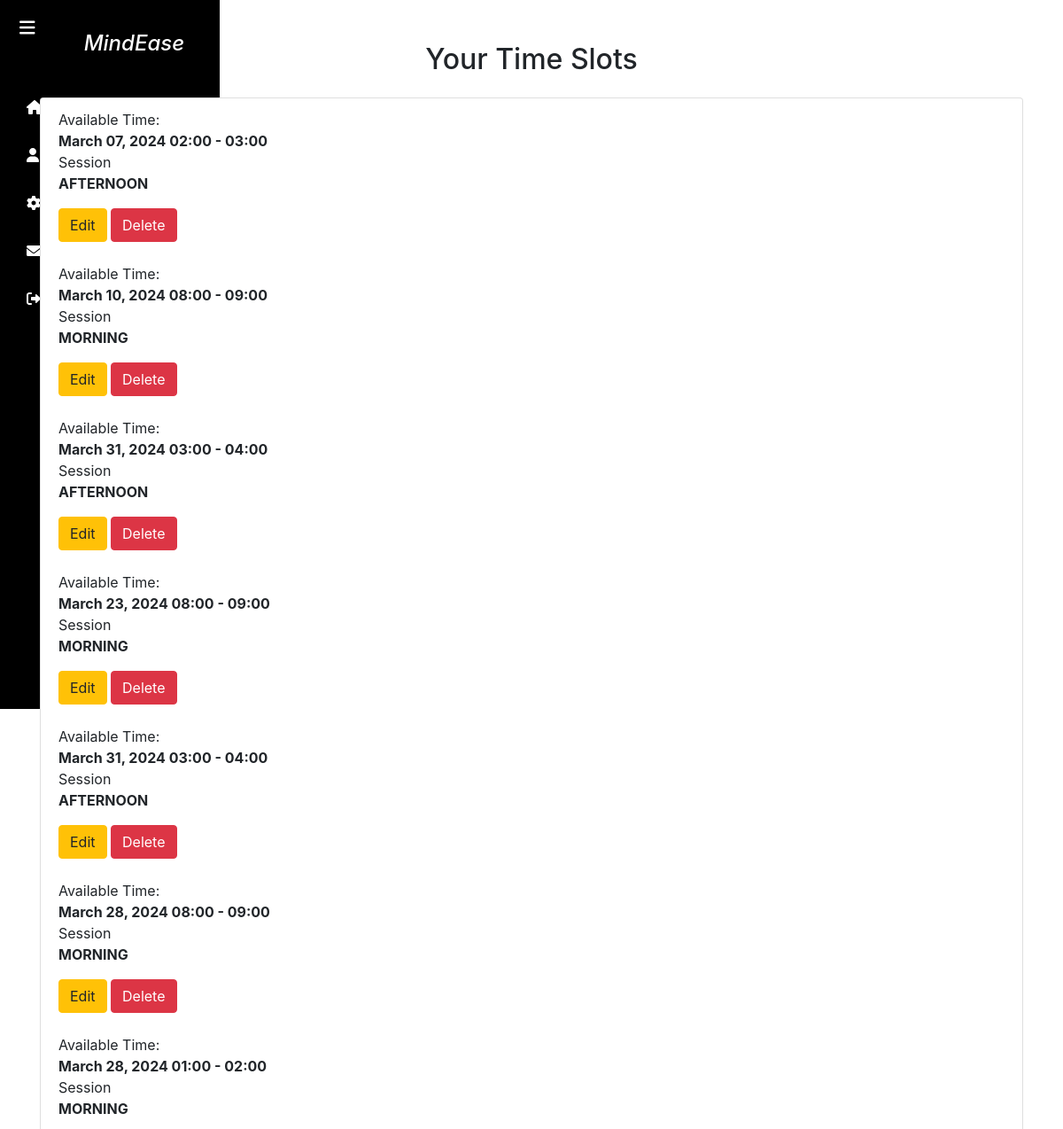
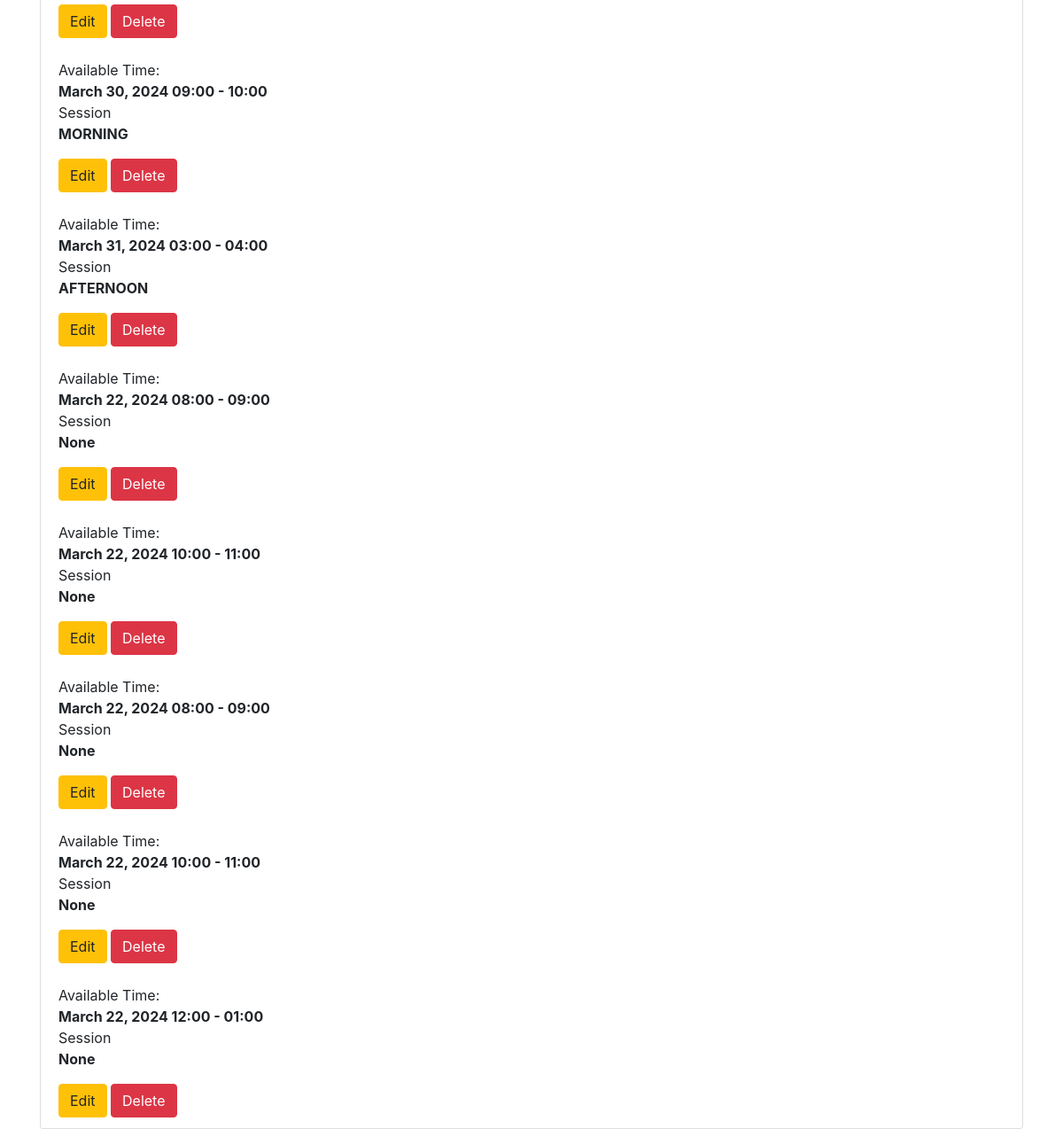
The page /new_view_time_slots/ (signed in) on the database its author committed (2 pictures, top to bottom).
### app1/models.py (models this page shows, shortened)
class TimeSlot(models.Model):
    class SessionType(models.TextChoices):
        MORNING = "MORNING", "Morning Session"
        AFTERNOON = "AFTERNOON", "Afternoon Session"
    TIME_SLOTS = [
        ("8-9", "8:00 AM - 9:00 AM"),
        ("9-10", "9:00 AM - 10:00 AM"),
        ("10-11", "10:00 AM - 11:00 AM"),
        ("12-1", "12:00 PM - 1:00 PM"),
        ("1-2", "1:00 PM - 2:00 PM"),
        ("2-3", "2:00 PM - 3:00 PM"),
        ("3-4", "3:00 PM - 4:00 PM"),
    ]
    therapist = models.ForeignKey(User, on_delete=models.CASCADE, related_name='available_time_slots')
    time_slot = models.CharField(max_length=5, choices=TIME_SLOTS, null=True)
    start_time = models.DateTimeField()
    end_time = models.DateTimeField()
    session_type = models.CharField(max_length=50, choices=SessionType.choices, null=True)
    is_booked = models.BooleanField(default=False)

### app1/views.py (the view)
# urls.py: path('new_view_time_slots/', views.new_view_time_slots, name='new_view_time_slots'),
@login_required
def new_view_time_slots(request):
    if request.user.role != 'THERAPIST':
        return redirect('home')  # Redirect to the home page if the user is not a therapist
    time_slots = TimeSlot.objects.filter(therapist=request.user)
    selected_time_slot_id = request.GET.get('selected_time_slot_id')  # Get the selected time slot ID from the query parameters
    selected_time_slot = None
    if selected_time_slot_id:
        try:
            selected_time_slot = TimeSlot.objects.get(id=selected_time_slot_id, therapist=request.user)
        except TimeSlot.DoesNotExist:
            selected_time_slot = None
    return render(request, 'new_view_time_slots.html', {'time_slots': time_slots, 'selected_time_slot': selected_time_slot})

### templates/new_view_time_slots.html (shortened to what this page needs)
<!DOCTYPE html>
<html lang="en">
<head>
  <link href="https://cdn.jsdelivr.net/npm/bootstrap@5.3.0/dist/css/bootstrap.min.css" rel="stylesheet">
  <link href="https://cdnjs.cloudflare.com/ajax/libs/font-awesome/6.0.0/css/all.min.css" rel="stylesheet">
</head>
<body>
  <div class="wrapper">
    <nav id="sidebar">
      <div class="sidebar-header">
        <strong><i><h3 id="brand">&nbsp;&nbsp;&nbsp;&nbsp;&nbsp;&nbsp;&nbsp;MindEase</h3></i></strong>
      </div>
      <div id="sidebar-content">
        <ul class="list-unstyled components">
          <li>
            <a href="/Tdash" class="sidebar-link">
              <i class="fas fa-home"></i> <span class="sidebar-content-text">Home</span>
            </a>
          </li>
          <li>
            <a href="#" class="sidebar-link">
              <i class="fas fa-user"></i> <span class="sidebar-content-text">Profile</span>
            </a>
          </li>
          <li>
            <a href="#" class="sidebar-link">
              <i class="fas fa-cog"></i> <span class="sidebar-content-text">Settings</span>
            </a>
          </li>
          <li>
            <a href="#" class="sidebar-link">
              <i class="fas fa-envelope"></i> <span class="sidebar-content-text">Messages</span>
            </a>
          </li>
          <li>
            <a href="{% url 'logout' %}" class="sidebar-link">
              <i class="fas fa-sign-out-alt"></i> <span class="sidebar-content-text">Logout</span>
            </a>
          </li>
        </ul>
      </div>
      <button type="button" id="sidebarCollapse" class="btn btn-dark">
        <i class="fas fa-bars"></i>
      </button>
    </nav>
<!DOCTYPE html>
<html lang="en">
<head>
    <link rel="stylesheet" href="https://stackpath.bootstrapcdn.com/bootstrap/4.3.1/css/bootstrap.min.css">
</head>
<body>
    <div class="container mt-5">
        <h2 class="text-center mb-4">Your Time Slots</h2>
        <div class="list-group">
            {% for time_slot in time_slots %}
                <div id="timeSlot{{ time_slot.id }}" class="list-group-item">
                    <div class="time-range-box">Available Time: <br>
                        <strong>{{ time_slot.start_time|date:'F d, Y H:i' }} - {{ time_slot.end_time|date:'H:i' }}</strong>
                    </div>
                    <div class="time-range-box">Session <br> <strong>{{ time_slot.session_type }}</strong></div>
                    <div class="mt-3">
                        <a href="{% url 'edit_time_slot' time_slot.id %}" class="btn btn-warning">Edit</a>
                        <a href="{% url 'delete_time_slot' time_slot.id %}" class="btn btn-danger">Delete</a>
                    </div>
                </div>
            {% endfor %}
        </div>
    </div>
</body>
</html>
</body>
</html>

### templates/new_view_time_slots.html (style rules this page uses)
body { font-family: 'Arial', sans-serif; margin: 0; }
.wrapper { display: flex; position: relative; }
#sidebar { height: 100vh; width: 250px; position: fixed; top: 0; left: 0; background-color: #000000; padding-top: 20px; color: #fff; transition: all 0.3s; border-right: 2px solid #fff; }
#sidebar-content { padding: 20px; }
.sidebar-link { padding: 10px; text-decoration: none; color: #fff; display: block; margin-bottom: 10px; }
#sidebarCollapse { position: fixed; top: 10px; left: 10px; z-index: 1; background: none; border: none; color: #fff; font-size: 20px; cursor: pointer; transition: all 0.3s; }
#brand { margin-left: 10px; font-size: 1.5em; }
.sidebar-header { padding: 15px; text-align: center; background-color: #000000; }
.sidebar-header h3 { margin-bottom: 0; color: #fff; }

### rows shown on the page
TimeSlot: start_time "March 07, 2024 02:00", end_time "03:00", session_type "AFTERNOON"
TimeSlot: start_time "March 10, 2024 08:00", end_time "09:00", session_type "MORNING"
TimeSlot: start_time "March 31, 2024 03:00", end_time "04:00", session_type "AFTERNOON"
TimeSlot: start_time "March 23, 2024 08:00", end_time "09:00", session_type "MORNING"
TimeSlot: start_time "March 31, 2024 03:00", end_time "04:00", session_type "AFTERNOON"
TimeSlot: start_time "March 28, 2024 08:00", end_time "09:00", session_type "MORNING"
TimeSlot: start_time "March 28, 2024 01:00", end_time "02:00", session_type "MORNING"
TimeSlot: start_time "March 30, 2024 09:00", end_time "10:00", session_type "MORNING"
TimeSlot: start_time "March 31, 2024 03:00", end_time "04:00", session_type "AFTERNOON"
TimeSlot: start_time "March 22, 2024 08:00", end_time "09:00", session_type "None"
TimeSlot: start_time "March 22, 2024 10:00", end_time "11:00", session_type "None"
TimeSlot: start_time "March 22, 2024 08:00", end_time "09:00", session_type "None"
TimeSlot: start_time "March 22, 2024 10:00", end_time "11:00", session_type "None"
TimeSlot: start_time "March 22, 2024 12:00", end_time "01:00", session_type "None"
